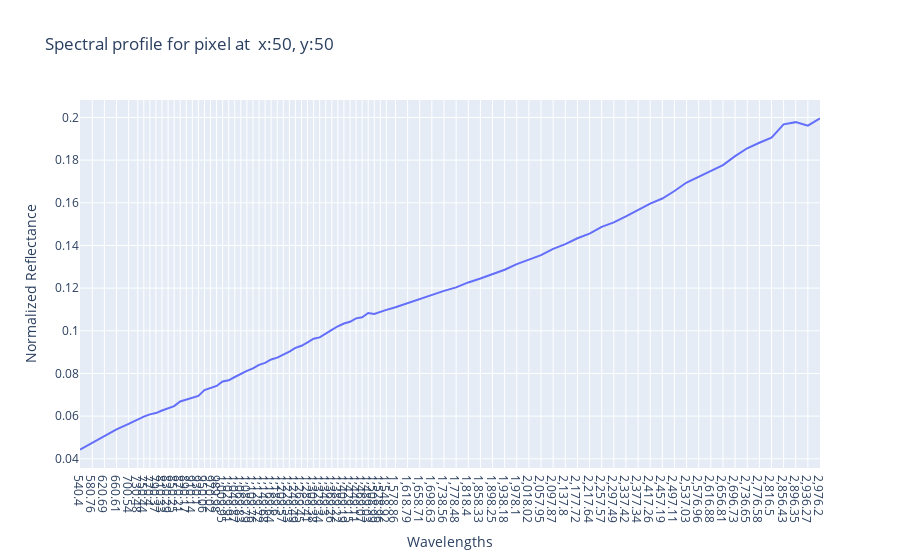

Write notebook code for a chart like this one.
### Code cell
fig = px.line(x=wl, y=spectra,title = f'Spectral profile for pixel at  x:{x}, y:{y}', labels={"y":" Normalized Reflectance","x":"Wavelengths"})
fig.update_layout(
    xaxis = dict(
        tickmode = 'array',
        tickvals= wl,

    )
)
fig.show()
